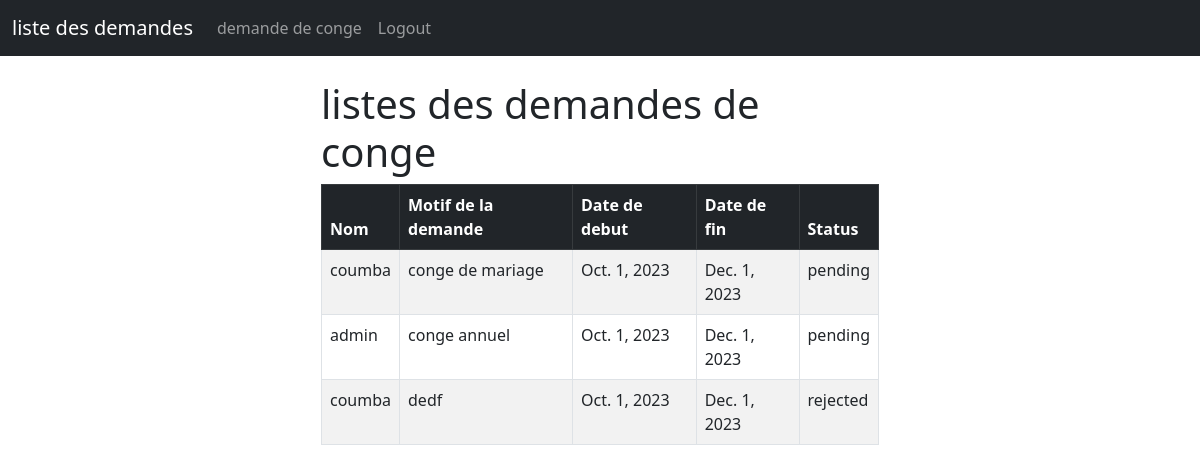
The app's page / (signed in), older data.
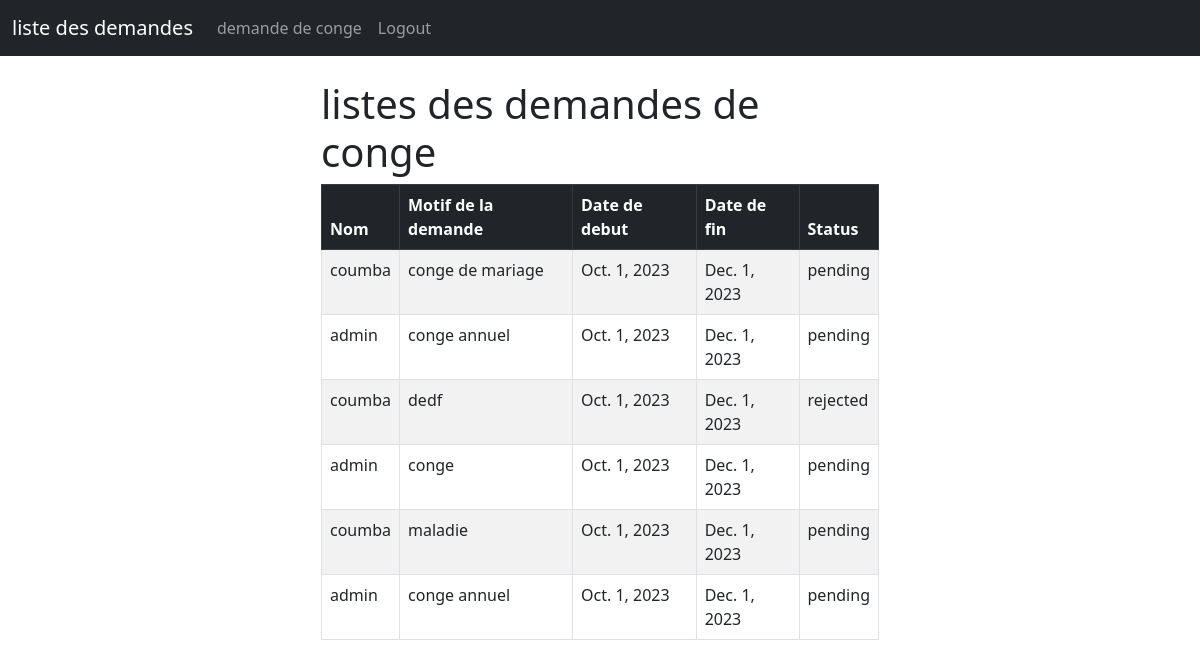
The same page, newer data.
### conge/models.py (models this page shows)
class CongeRequest(models.Model):
    user = models.ForeignKey(User, on_delete=models.CASCADE)
    motif = models.CharField(max_length=200)
    date_depart = models.DateField()
    date_arrivee = models.DateField()
    status = models.CharField(max_length=20, choices=[('pending', 'En attente'), ('approved', 'Approuvé'), ('rejected', 'Rejeté')], default='pending')

### conge/views.py (the view)
# urls.py: path('', views.liste, name='liste'),
def liste(request):
    congerequests = CongeRequest.objects.all()
    if request.method == 'POST':
        username = request.POST['username']
        password = request.POST['password']
        user = authenticate(request, username=username, password=password)
        if user is not None:
            login(request, user)
            messages.success(request, "Vous avez été connecté")
            return redirect('liste')
        else:
            messages.success(request, "une erreur s'est produite lors de la connexion, veuillez réessayer...")
            return redirect('liste')
    else:
        return render(request, 'liste.html', {'congerequests':congerequests})

### conge/templates/liste.html (shortened to what this page needs)
{% extends 'base.html'%}
{% block content%}
<div class="col-md-6 offset-md-3">
{% if user.is_authenticated %}
<h1>listes des demandes de conge</h1>
<table class="table table-striped table-hover table-bordered">
  <thead class="table-dark">
    <tr>
      <th scope="col">Nom</th>
      <th scope="col">Motif de la demande</th>
      <th scope="col">Date de debut</th>
      <th scope="col">Date de fin</th>
      <th scope="col">Status</th>
    </tr>
  </thead>
  <tbody>
    {% if congerequests %}
      {% for congerequest in congerequests %}
      <tr>
        <td>{{ congerequest.user}}</td>
        <td>{{ congerequest.motif }}</td>
        <td>{{ congerequest.date_depart }}</td>
        <td> {{ congerequest.date_arrivee }}</td>
        <td>{{ congerequest.status }}</td>
    </tr>
      {% endfor %}
    {% endif %}
  </tbody>
</table>
{% endif %}
{% endblock %}

### conge/templates/base.html (shortened to what this page needs)
<!doctype html>
<html lang="en">
  <head>
    <link href="https://cdn.jsdelivr.net/npm/bootstrap@5.0.2/dist/css/bootstrap.min.css" rel="stylesheet">
  </head>
  <body>
    {% include 'navbar.html' %}
    <div class="container">
        <br/>
        {% block content %}
        {% endblock %}
    </div>
  </body>
</html>

### conge/templates/navbar.html (shortened to what this page needs)
<nav class="navbar navbar-expand-lg navbar-dark bg-dark">
    <div class="container-fluid">
      <a class="navbar-brand" href="{% url 'liste' %}"> liste des demandes </a>
      <div class="collapse navbar-collapse" id="navbarSupportedContent">
        <ul class="navbar-nav me-auto mb-2 mb-lg-0">
          {% if user.is_authenticated%}
          <li class="nav-item">
            <a class="nav-link" href="{% url 'demande_conge' %}">demande de conge</a>
          </li>
          <li class="nav-item">
            <a class="nav-link" href="{% url 'logout' %}">Logout</a>
          </li>
          {% endif %}
        </ul>
      </div>
    </div>
  </nav>

Row changes from the older to the newer data that the page shows:
added CongeRequest: user "admin", motif "conge", date_depart "Oct. 1, 2023", date_arrivee "Dec. 1, 2023", status "pending"
added CongeRequest: user "coumba", motif "maladie", date_depart "Oct. 1, 2023", date_arrivee "Dec. 1, 2023", status "pending"
added CongeRequest: user "admin", motif "conge annuel", date_depart "Oct. 1, 2023", date_arrivee "Dec. 1, 2023", status "pending"
